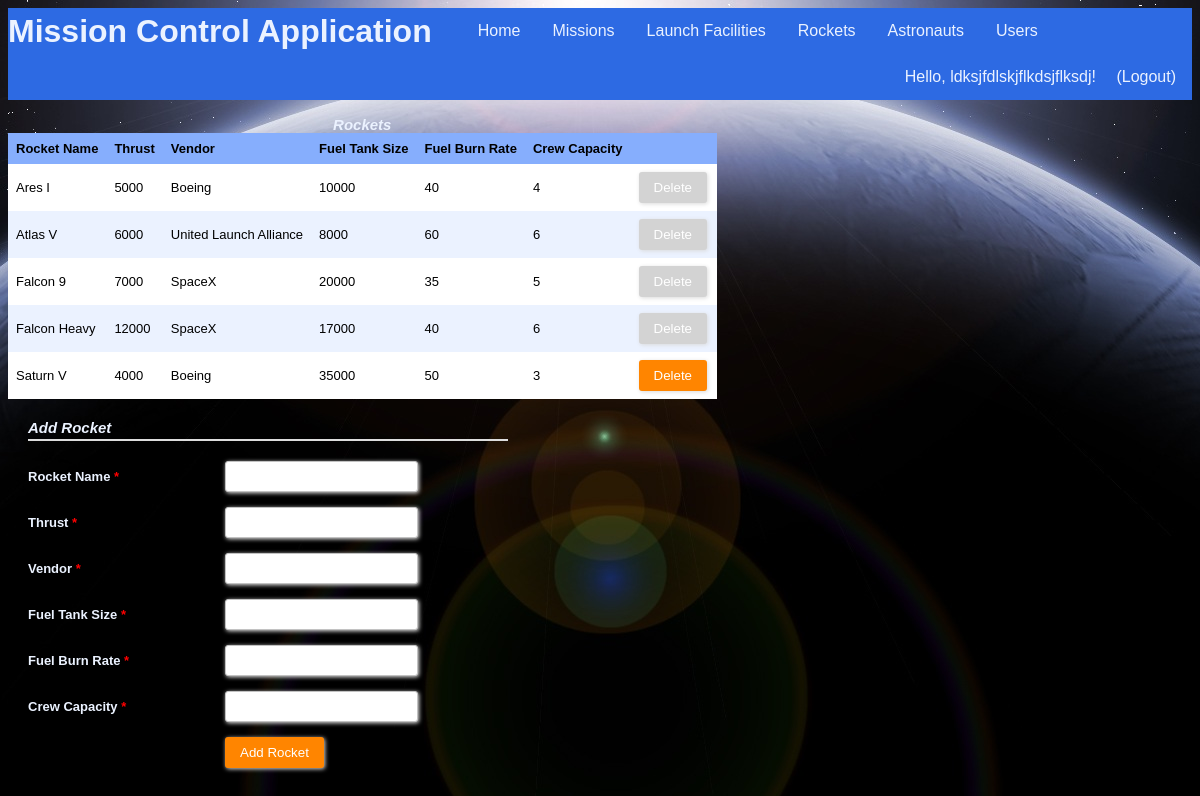
The page /rockets (signed in) on the database its author committed.
### tables this page shows
CREATE TABLE "Users" (
	`uid`	INTEGER NOT NULL PRIMARY KEY AUTOINCREMENT,
	`firstName`	TEXT NOT NULL,
	`lastName`	TEXT NOT NULL,
	`username`	TEXT NOT NULL UNIQUE,
	`password`	TEXT NOT NULL,
	`regTime`	TEXT NOT NULL,
	`lastLoginTime`	TEXT,
	`pid`	INTEGER NOT NULL
);

CREATE TABLE "Rockets" (
	`rid`	INTEGER NOT NULL PRIMARY KEY AUTOINCREMENT,
	`rname`	TEXT NOT NULL,
	`thrust`	INTEGER NOT NULL,
	`vendor`	TEXT NOT NULL,
	`fuelTankSize`	INTEGER NOT NULL,
	`fuelBurnRate`	INTEGER NOT NULL,
	`crewCapacity`	INTEGER NOT NULL
);

### app.py (the view, shortened to what this page needs)
@app.route("/rockets", methods=["GET", "POST"])
@login_required
def showRockets():
    conn = sqlite3.connect(dbPath)
    conn.row_factory = sqlite3.Row
    c = conn.cursor()
    c.execute("SELECT rid, rid IN (SELECT rid FROM Mission) AS cannotDelete, rname, thrust, vendor, fuelTankSize, fuelBurnRate, crewCapacity FROM Rockets")
    results = c.fetchall()
    formInputs = [['rname', 'text', 'Rocket Name', []], ['thrust', 'number', 'Thrust', []], ['vendor', 'text', 'Vendor', []], ['fuelTankSize', 'number', 'Fuel Tank Size', []], ['fuelBurnRate', 'number', 'Fuel Burn Rate', []], ['crewCapacity', 'number', 'Crew Capacity', []]]
    conn.commit()
    conn.close()
    return render_template("rockets.html", headers=("Rocket Name","Thrust","Vendor","Fuel Tank Size","Fuel Burn Rate", "Crew Capacity"), rows=results, inputs=formInputs)

### app.py (called while the page is built)
@login_manager.user_loader
def load_user(username):
    userRecord = DBgetUser(username)
    if userRecord:
        return User(userRecord["username"], userRecord["password"], True)
    return None

def DBgetUser(username):
    conn = sqlite3.connect(dbPath)
    conn.row_factory = sqlite3.Row
    c = conn.cursor()
    c.execute("SELECT * from Users WHERE username = ?", (username,))
    userRecord = c.fetchone()
    conn.close()
    return userRecord

### templates/rockets.html (shortened to what this page needs)
{% extends "main_template.html" %}
{% from 'macros.html' import GenerateTable, GenerateFormToAddEntry %}
{% block body %}
<section style="float:left">
	{{ GenerateTable('Rockets', headers, rows, 'rid') }}
</section>
<section style="float:left">
	{{ GenerateFormToAddEntry('Add Rocket', inputs) }}
</section>
{% endblock %}

### templates/main_template.html (shortened to what this page needs)
<!DOCTYPE html>
<html>
	<head>
		<link rel="stylesheet" type= "text/css" href="{{ url_for('static', filename='styles.css') }}">
	</head>
	<body>
		<header>
			<ul class="nav">
				<h1 class="nav">Mission Control Application</h1>
				<li class="nav"><a class="nav" href="{{ url_for('index') }}">Home</a></li>
				{% if current_user.is_authenticated %}
				<li class="nav"><a class="nav" href="{{ url_for('showMissions') }}">Missions</a></li>
				<li class="nav"><a class="nav" href="{{ url_for('showFacilities') }}">Launch Facilities</a></li>
				<li class="nav"><a class="nav" href="{{ url_for('showRockets') }}">Rockets</a></li>
				<li class="nav"><a class="nav" href="{{ url_for('showAstronauts') }}">Astronauts</a></li>
				<li class="nav"><a class="nav" href="{{ url_for('showUsers') }}">Users</a></li>
				{% endif %}
				<div class="user-greeting">
					{% if current_user.is_authenticated %}
  						Hello, {{ current_user.id }}!    <a class="nav" href="{{ url_for('showLogout') }}">(Logout)</a>
					{% else %}
						Hello, guest!    <a class="nav" href="{{ url_for('showLogin') }}">Login</a><a class="nav" href="{{ url_for('showSignup') }}">Sign Up</a>
					{% endif %}
				</div>
			</ul>
		</header>
		{% block body %}{% endblock %}
	</body>
</html>

### templates/macros.html (shortened to what this page needs)
{% macro GenerateTable(title, headers, rows, keyName) %}
	{% if rows %}
		<table>
			<caption>
				{{title}}
			</caption>
			<tr>
				{% for header in headers %}
				<th>{{header}}</th>
				{% endfor %}
				<th/>
			</tr>
			{% for row in rows %}
			<tr id ="{{row[keyName]}}">
				{% for value in row %}
					{% if loop.index0 > 1 %}
						<td>
							{% if title == "Astronauts" %}
								<a href="{{ url_for('showAstronautInfo', aid = row[keyName]) }}">{{value|safe}}</a>
							{% else %}
								{{value|safe}}
							{% endif %}
						</td>
					{% endif %}
				{% endfor %}
				{% if row[1] == 1 %}
					{% set disabled = 'disabled' %}
				{% else %}
					{% set disabled = '' %}
				{% endif %}
				<td>
					<div class="form-style-2" style="width:70px; padding: 0px 0px 0px 0px;">
						<form method="post">
							<input type="submit" value="Delete" name="delete.{{ row[0] }}" {{disabled}}/>
						</form>
					</div>
				</td>
			</tr>
			{% endfor %}
		</table>
	{% else %}
		No records found!
	{% endif %}
{% endmacro %}
{% macro GenerateFormToAddEntry(submitButtonText, inputs) %}
	<div class="form-style-2">
	<div class="form-style-2-heading">{{submitButtonText}}</div>
	<form method="post">
		{% for fieldName, fieldType, fieldLabel, optionalValues in inputs %}
			{% if fieldType == 'text' %}
				<label for="{{fieldName}}"><span>{{fieldLabel}} <span class="required">*</span></span><input type="text" class="input-field" name="{{fieldName}}" required/></label>
			{% elif fieldType == 'password' %}
				<label for="{{fieldName}}"><span>{{fieldLabel}} <span class="required">*</span></span><input type="password" class="input-field" name="{{fieldName}}" required/></label>
			{% elif fieldType == 'number' %}
				<label for="{{fieldName}}"><span>{{fieldLabel}} <span class="required">*</span></span><input type="number" class="input-field" name="{{fieldName}}" required/></label>
			{% elif fieldType == 'selectmultiple' %}
				<label for="{{fieldName}}"><span>{{fieldLabel}} <span class="required">*</span></span><select multiple name="{{fieldName}}" class="select-field" required>
				{% for id, displayName in optionalValues %}
					<option value="{{id}}">{{displayName}}</option>
				{% endfor %}
				</select></label>
			{% elif fieldType == 'datetime' %}
				<label for="{{fieldName}}"><span>{{fieldLabel}} <span class="required">*</span></br>(YYYY-MM-DDTHH:MM:SS)</span><input type="datetime-local" class="input-field" name="{{fieldName}}" id="{{optionalValues[0]}}" onchange="changeEnd()" required></label>
			{% elif fieldType == 'date' %}
				<label for="{{fieldName}}"><span>{{fieldLabel}} <span class="required">*</span></br>(YYYY-MM-DD)</span><input type="date" class="input-field" name="{{fieldName}}" required></label>
			{% elif fieldType == 'radio' %}
				<label for="{{fieldName}}"><span>{{fieldLabel}} <span class="required">*</span></span>
				{% for id, displayName in optionalValues %}
					<input type="radio" name="permission" value="{{id}}" required> {{displayName}}
				{% endfor %}
				</label>
			{% endif %}
		{% endfor %}
		<label><span>&nbsp;</span><input type="submit" value="{{submitButtonText}}"/></label>
	</form>
	</div>
{% endmacro %}

### static/styles.css (style rules this page uses)
:root { --light-blue: #EBF2FF; --medium-blue: #86AEFD; --dark-blue: #2D6AE3; }
ul.nav { list-style-type: none; text-align: center; display: block; margin: 0; padding: 0; overflow: hidden; background-color: var(--dark-blue); }
li.nav { float: left; }
a.nav { display: inline-block; color: var(--light-blue); text-align: center; padding: 14px 16px; text-decoration: none; font-family: "Trebuchet MS", Helvetica, sans-serif; }
h1.nav { float: left; margin: 0; padding: 5px 30px 0px 0px; font-family: "Trebuchet MS", Helvetica, sans-serif; color: var(--light-blue); vertical-align: bottom; }
.user-greeting { float: right; list-style-type: none; text-align: center; margin: 0; overflow: hidden; background-color: var(--dark-blue); text-align: center; vertical-align: center; text-decoration: none; font-family: "Trebuchet MS", Helvetica, sans-serif; color: var(--light-blue); }
table { border-collapse: collapse; width: 100%; table-layout: auto; }
th, td { text-align: left; padding: 8px; font: 13px Arial, Helvetica, sans-serif; }
caption { font: 13px Arial, Helvetica, sans-serif; font-weight: bold; font-style: italic; font-size: 15px; color: var(--light-blue); }
tr { background-color: var(--light-blue) }
tr:nth-child(even) { background-color: white }
th { background-color: var(--medium-blue); font-weight: bold; }
.form-style-2 { width: 480px; max-width: 650px; padding: 20px 12px 10px 20px; font: 13px Arial, Helvetica, sans-serif; color: var(--light-blue); }
.form-style-2-heading { font-weight: bold; font-style: italic; border-bottom: 2px solid #ddd; margin-bottom: 20px; font-size: 15px; padding-bottom: 3px; }
.form-style-2 label { display: block; margin: 0px 0px 15px 0px; }
.form-style-2 label > span { width: 40%; font-weight: bold; float: left; padding-top: 8px; padding-right: 5px; }
.form-style-2 span.required { color:red; }
.form-style-2 input.input-field, .form-style-2 .tel-number-field, .form-style-2 .textarea-field, .form-style-2 .select-field { box-sizing: border-box; -webkit-box-sizing: border-box; -moz-box-sizing: border-box; border: 1px solid #C2C2C2; box-shadow: 1px 1px 4px #EBEBEB; -moz-box-shadow: 1px 1px 4px #EBEBEB; -webkit-box-shadow: 1px 1px 4px #EBEBEB; border-radius: 3px; -webkit-border-radius: 3px; -moz-border-radius: 3px; padding: 7px; outline: none; }
.form-style-2 input[type=submit], .form-style-2 input[type=button] { border: none; padding: 8px 15px 8px 15px; background: #FF8500; color: #fff; box-shadow: 1px 1px 4px #DADADA; -moz-box-shadow: 1px 1px 4px #DADADA; -webkit-box-shadow: 1px 1px 4px #DADADA; border-radius: 3px; -webkit-border-radius: 3px; -moz-border-radius: 3px; }
.form-style-2 input[type=submit]:disabled, .form-style-2 input[type=button]:disabled { background: lightgray; color: #fff; }

### rows shown on the page
Users: id "ldksjfdlskjflkdsjflksdj"
Rockets: rname "Ares I", thrust "5000", vendor "Boeing", fuelTankSize "10000", row "40" "4"
Rockets: rname "Atlas V", thrust "6000", vendor "United Launch Alliance", fuelTankSize "8000", row "60" "6"
Rockets: rname "Falcon 9", thrust "7000", vendor "SpaceX", fuelTankSize "20000", row "35" "5"
Rockets: rname "Falcon Heavy", thrust "12000", vendor "SpaceX", fuelTankSize "17000", row "40" "6"
Rockets: rname "Saturn V", thrust "4000", vendor "Boeing", fuelTankSize "35000", row "50" "3"

### other values the page prints
{{ title }} "Rockets"
{{ header }} "Rocket Name" "Thrust" "Vendor" "Fuel Tank Size" "Fuel Burn Rate" "Crew Capacity"
{{ submitButtonText }} "Add Rocket"
{{ fieldLabel }} "Rocket Name" "Vendor"
{{ fieldLabel }} "Thrust" "Fuel Tank Size" "Fuel Burn Rate" "Crew Capacity"
